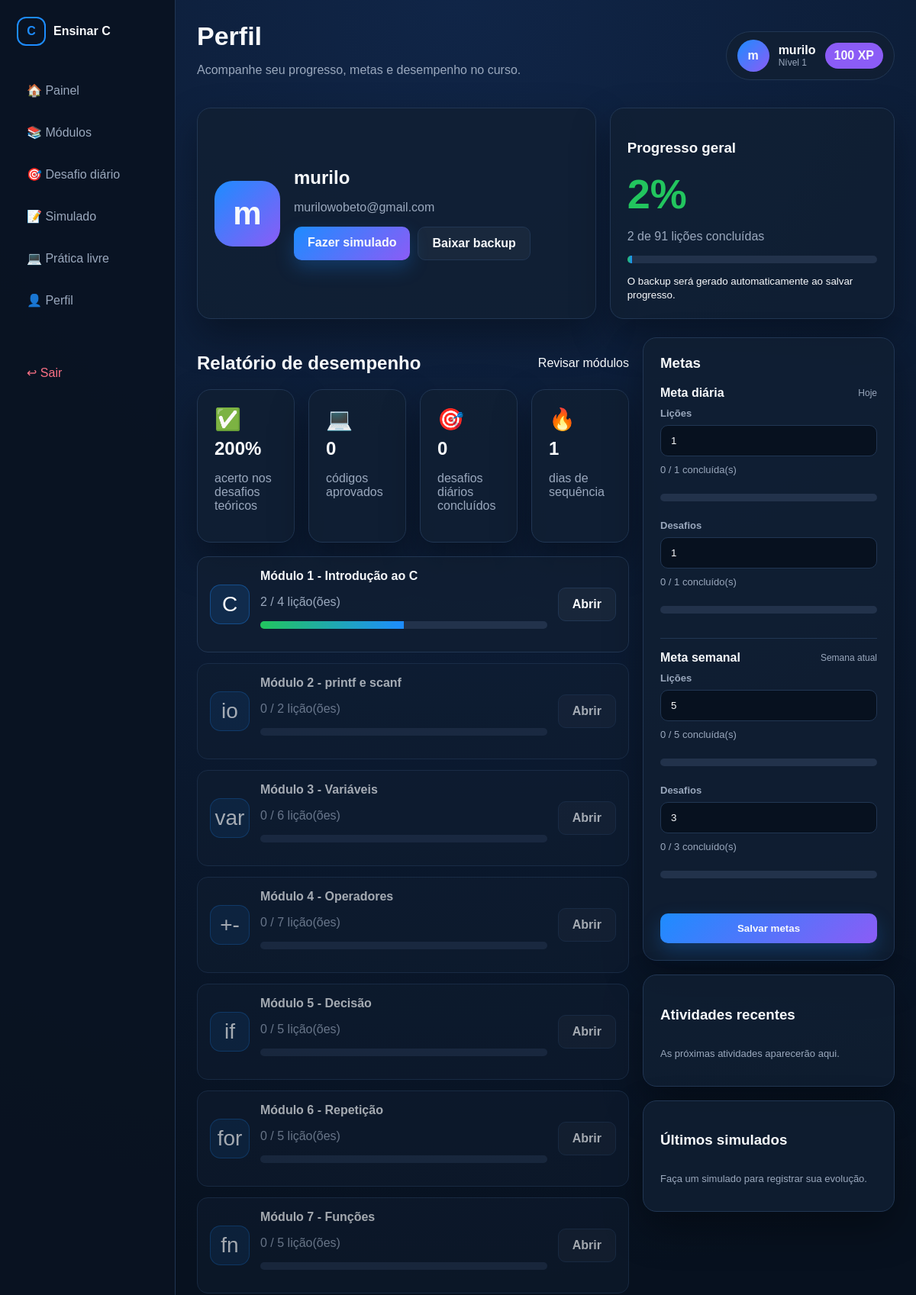
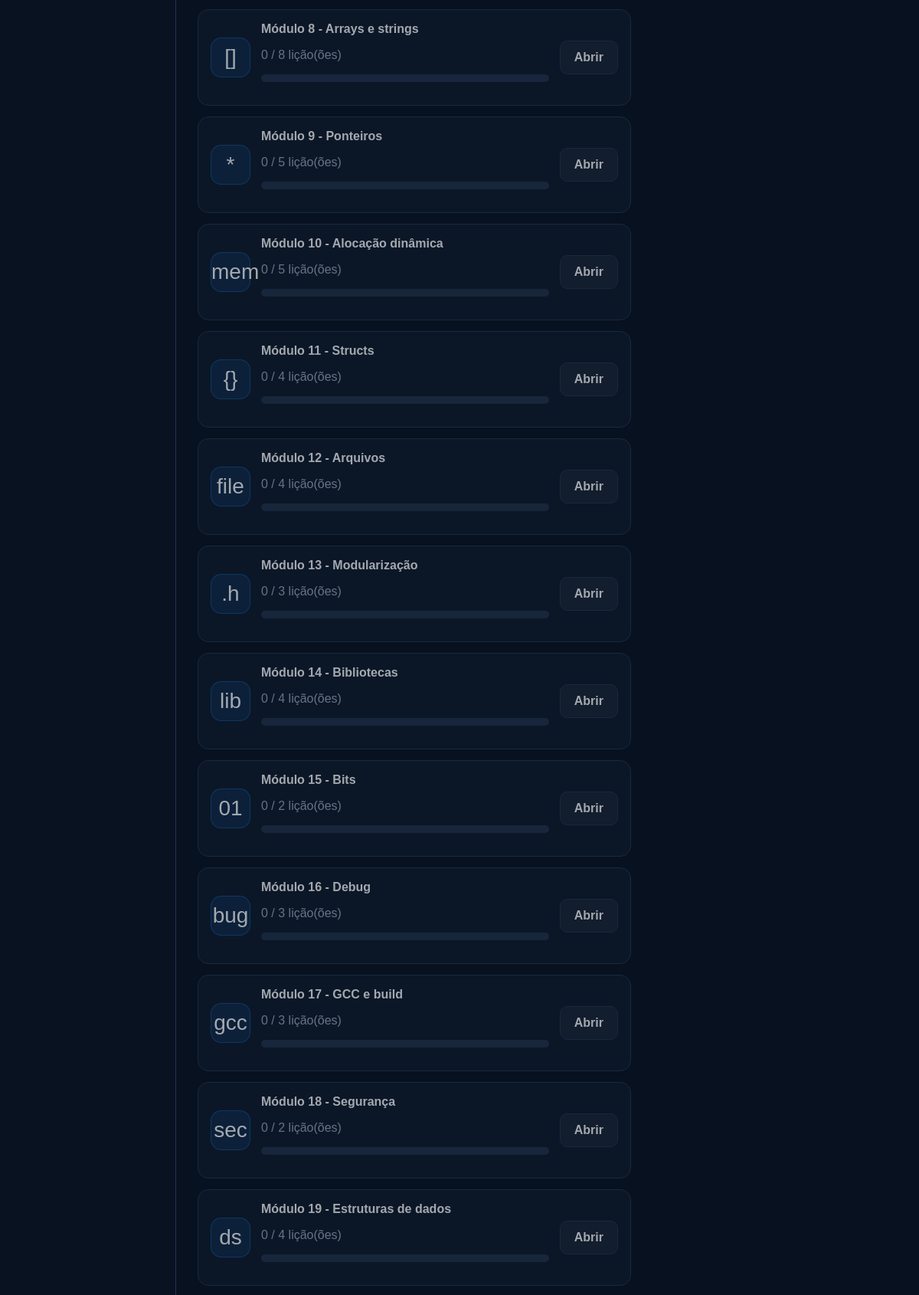
The app's page /perfil (signed in, upper part) with its own data (2 pictures, top to bottom).
### tables this page shows
CREATE TABLE usuarios (
            id INTEGER PRIMARY KEY AUTOINCREMENT,
            nome TEXT NOT NULL,
            email TEXT UNIQUE NOT NULL,
            senha TEXT NOT NULL,
            xp INTEGER DEFAULT 0,
            nivel INTEGER DEFAULT 1,
            sequencia INTEGER DEFAULT 1,
            ultimo_acesso TEXT
        );

### app.py (the view)
@app.route("/perfil")
def perfil():
    usuario = usuario_logado()
    if not usuario:
        return redirect(url_for("login"))
    concluidas = contar_concluidas(usuario["id"])
    porcentagem = int((concluidas / total_licoes()) * 100)
    desempenho = resumo_desempenho(usuario["id"])
    metas = progresso_metas(usuario["id"])
    modulos_relatorio = relatorio_modulos(usuario["id"])
    backup_recente = backup_mais_recente(usuario["id"])
    return render_template(
        "perfil.html",
        concluidas=concluidas,
        porcentagem=porcentagem,
        desempenho=desempenho,
        metas=metas,
        modulos_relatorio=modulos_relatorio,
        backup_recente=backup_recente
    )

### app.py (called while the page is built)
def conectar():
    pasta = os.path.dirname(DB_PATH)
    if pasta:
        os.makedirs(pasta, exist_ok=True)
    conn = sqlite3.connect(DB_PATH)
    conn.row_factory = sqlite3.Row
    return conn

def usuario_logado():
    if "usuario_id" not in session:
        return None
    conn = conectar()
    usuario = conn.execute("SELECT * FROM usuarios WHERE id = ?", (session["usuario_id"],)).fetchone()
    conn.close()
    return usuario

def total_licoes():
    return sum(len(m["licoes"]) for m in MODULOS)

def contar_concluidas(usuario_id):
    conn = conectar()
    total = conn.execute(
        "SELECT COUNT(*) AS total FROM progresso WHERE usuario_id = ? AND concluida = 1",
        (usuario_id,)
    ).fetchone()["total"]
    conn.close()
    return total

def modulo_liberado(usuario_id, modulo_id):
    if modulo_id == 1:
        return True
    modulo_anterior = next((m for m in MODULOS if m["id"] == modulo_id - 1), None)
    if not modulo_anterior:
        return False
    ids_licoes = [l["id"] for l in modulo_anterior["licoes"]]
    placeholders = ",".join("?" for _ in ids_licoes)
    conn = conectar()
    params = [usuario_id] + ids_licoes
    concluidas = conn.execute(
        f"SELECT COUNT(*) AS total FROM progresso WHERE usuario_id = ? AND licao_id IN ({placeholders}) AND concluida = 1",
        params
    ).fetchone()["total"]
    conn.close()
    return concluidas == len(ids_licoes)

def modulo_acessivel(usuario_id, modulo_id):
    if modulo_liberado(usuario_id, modulo_id):
        return True
    conn = conectar()
    registro = conn.execute(
        "SELECT id FROM progresso WHERE usuario_id = ? AND modulo_id = ? LIMIT 1",
        (usuario_id, modulo_id)
    ).fetchone()
    conn.close()
    return registro is not None

def progresso_modulo(usuario_id, modulo):
    ids = [l["id"] for l in modulo["licoes"]]
    if not ids:
        return 0
    placeholders = ",".join("?" for _ in ids)
    params = [usuario_id] + ids
    conn = conectar()
    concluidas = conn.execute(
        f"SELECT COUNT(*) AS total FROM progresso WHERE usuario_id = ? AND licao_id IN ({placeholders}) AND concluida = 1",
        params
    ).fetchone()["total"]
    conn.close()
    return int((concluidas / len(ids)) * 100)

def backup_mais_recente(usuario_id):
    conn = conectar()
    backup = conn.execute(
        "SELECT * FROM backups_progresso WHERE usuario_id = ? ORDER BY id DESC LIMIT 1",
        (usuario_id,)
    ).fetchone()
    conn.close()
    return backup

### templates/perfil.html (shortened to what this page needs)
{% extends "base.html" %}
{% block content %}
<div class="topbar">
    <div>
        <h1>Perfil</h1>
        <p>Acompanhe seu progresso, metas e desempenho no curso.</p>
    </div>
    <div class="user-pill">
        <div class="avatar">{{ usuario.nome[0] }}</div>
        <div>
            <strong>{{ usuario.nome }}</strong>
            <span>Nível {{ usuario.nivel }}</span>
        </div>
        <b>{{ usuario.xp }} XP</b>
    </div>
</div>
<section class="profile-summary">
    <article class="card profile-card">
        <div class="profile-avatar-large">{{ usuario.nome[0] }}</div>
        <div>
            <h2>{{ usuario.nome }}</h2>
            <p>{{ usuario.email }}</p>
            <div class="profile-actions">
                <a class="btn btn-primary" href="/simulado">Fazer simulado</a>
                <a class="btn btn-ghost" href="/backup-progresso">Baixar backup</a>
            </div>
        </div>
    </article>
    <article class="card progress-card">
        <h3>Progresso geral</h3>
        <div class="percent">{{ porcentagem }}%</div>
        <p>{{ concluidas }} de {{ total_licoes }} lições concluídas</p>
        <div class="bar"><span style="width: {{ porcentagem }}%"></span></div>
        {% if backup_recente %}
            <small>Último backup: {{ backup_recente.criado_em }}</small>
        {% else %}
            <small>O backup será gerado automaticamente ao salvar progresso.</small>
        {% endif %}
    </article>
</section>
<section class="content-grid profile-grid">
    <div>
        <div class="section-head">
            <h2>Relatório de desempenho</h2>
            <a href="/modulos">Revisar módulos</a>
        </div>
        <div class="mini-stats report-stats">
            <div class="card"><span>✅</span><strong>{{ desempenho.taxa_quiz }}%</strong><p>acerto nos desafios teóricos</p></div>
            <div class="card"><span>💻</span><strong>{{ desempenho.codigos_validados }}</strong><p>códigos aprovados</p></div>
            <div class="card"><span>🎯</span><strong>{{ desempenho.desafios_concluidos }}</strong><p>desafios diários concluídos</p></div>
            <div class="card"><span>🔥</span><strong>{{ usuario.sequencia }}</strong><p>dias de sequência</p></div>
        </div>
        <section class="module-report">
            {% for modulo in modulos_relatorio %}
            <article class="module-row {% if not modulo.liberado %}locked{% endif %}">
                <div class="module-icon">{{ modulo.icone }}</div>
                <div>
                    <strong>Módulo {{ modulo.id }} - {{ modulo.titulo }}</strong>
                    <p>{{ modulo.concluidas }} / {{ modulo.total }} lição(ões)</p>
                    <div class="bar"><span style="width: {{ modulo.progresso }}%"></span></div>
                </div>
                <a class="btn btn-ghost" href="/estudar/{{ modulo.id }}">Abrir</a>
            </article>
            {% endfor %}
        </section>
    </div>
    <aside class="right-panel">
        <div class="card goals-card">
            <h3>Metas</h3>
            <form method="post" action="/metas" class="goals-form">
                {% for meta in metas %}
                <section class="goal-block">
                    <div class="goal-title">
                        <strong>{{ meta.titulo }}</strong>
                        <span>{{ meta.periodo }}</span>
                    </div>
                    <label>
                        Lições
                        <input type="number" min="0" max="30" name="{{ meta.tipo }}_licoes" value="{{ meta.alvo_licoes }}">
                    </label>
                    <p>{{ meta.feito_licoes }} / {{ meta.alvo_licoes }} concluída(s)</p>
                    <div class="bar"><span style="width: {{ meta.percentual_licoes }}%"></span></div>
                    <label>
                        Desafios
                        <input type="number" min="0" max="14" name="{{ meta.tipo }}_desafios" value="{{ meta.alvo_desafios }}">
                    </label>
                    <p>{{ meta.feito_desafios }} / {{ meta.alvo_desafios }} concluído(s)</p>
                    <div class="bar"><span style="width: {{ meta.percentual_desafios }}%"></span></div>
                </section>
                {% endfor %}
                <button class="btn btn-primary full" type="submit">Salvar metas</button>
            </form>
        </div>
        <div class="card">
            <h3>Atividades recentes</h3>
            <div class="activity-list">
                {% for item in desempenho.atividades %}
                <div>
                    <strong>{{ item.licao }}</strong>
                    <span>{{ item.modulo }} · {{ item.data }}</span>
                </div>
                {% else %}
                <p class="small-muted">As próximas atividades aparecerão aqui.</p>
                {% endfor %}
            </div>
        </div>
        <div class="card">
            <h3>Últimos simulados</h3>
            <div class="activity-list">
                {% for simulado in desempenho.simulados %}
                <div>
                    <strong>{{ simulado.percentual }}%</strong>
                    <span>{{ simulado.acertos }} / {{ simulado.total }} acertos · {{ simulado.criado_em }}</span>
                </div>
                {% else %}
                <p class="small-muted">Faça um simulado para registrar sua evolução.</p>
                {% endfor %}
            </div>
        </div>
    </aside>
</section>
{% endblock %}

### records on screen
usuarios: nome "m", nome "murilo", nivel "1", xp "100", email "murilowobeto@gmail.com", sequencia "1"

### other values on screen
{{ porcentagem }} "2"
{{ concluidas }} "2"
{{ total_licoes }} "91"
{{ desempenho.taxa_quiz }} "200"
{{ desempenho.codigos_validados }} "0"
{{ desempenho.desafios_concluidos }} "0"
{{ modulo.icone }} "C" "io" "var" "+-" "if" "for" "fn" "[]" "*" "mem" "{}" "file" ".h" "lib" "01" "bug" "gcc" "sec" "ds"
{{ modulo.id }} "1" "2" "3" "4" "5" "6" "7" "8" "9" "10" "11" "12" "13" "14" "15" "16" "17" "18" "19"
{{ modulo.titulo }} "Introdução ao C" "printf e scanf" "Variáveis" "Operadores" "Decisão" "Repetição" "Funções" "Arrays e strings" "Ponteiros" "Alocação dinâmica" "Structs" "Arquivos" "Modularização" "Bibliotecas" "Bits" "Debug" "GCC e build" "Segurança" "Estruturas de dados"
{{ modulo.concluidas }} "2" "0" "0" "0" "0" "0" "0" "0" "0" "0" "0" "0" "0" "0" "0" "0" "0" "0" "0"
{{ modulo.total }} "4" "2" "6" "7" "5" "5" "5" "8" "5" "5" "4" "4" "3" "4" "2" "3" "3" "2" "4"
{{ meta.titulo }} "Meta diária" "Meta semanal"
{{ meta.periodo }} "Hoje" "Semana atual"
{{ meta.feito_licoes }} "0" "0"
{{ meta.alvo_licoes }} "1" "5"
